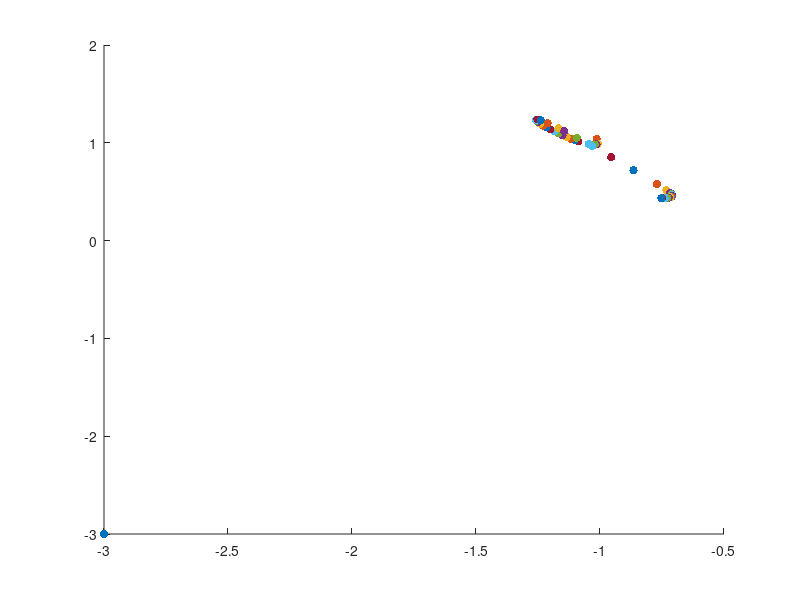

This chart was generated by the following MATLAB code:
function test_K_slack_gh()
% test the cubic K function on linear constrained problems
% min f(x)
% s.t h(x) = 0
%     g(x) <= 0

% % ----------  matlab  ---------
% x0 = [-1,1]; % Make a starting guess at the solution
% options = optimoptions(@fmincon,'Algorithm','sqp');
% [x,fval] = fmincon(@objfun,x0,[],[],[],[],[],[],... 
%    @confun,options);


f_size_min = 0.05;             
f_size_max = 5;                
dmu_min = -0.9; 
dmu_max = -0.01; 
delta_bar = 1;                 % simpler problem, large delta_bar
phi_bar = 5/180*pi;            

% Brown Zingg: mu: 1 -> 0 (used here);   Watson : mu: 0 -> 1
mu = 1.0;   
x0 = [-1; 1];           
s0 = 2; 
lamg0 = 0;
lamh0 = 0; 
x = [-3; -3];  
s = 1; 
lamg = 1;
lamh = 1; 

nx = length(x);
ns = length(s);    % inequality constraints
ng = length(lamg);    % inequality constraints
nh = length(lamh);    % equality constraints

K0 = obj_K(x, s, lamg, lamh, mu); 
normK = norm(K0,Inf); 
K0_tol = normK*1e-6; 
% solving the Cubic homotopy using hometopy continuation 
% with mu 1 -> 0, the same method as in David Brown's paper
step_size = 0.05;               
outer_iter = 0; 
inner_iter = 0; 

x_hist = [];   lamg_hist = [];   lamh_hist = [];
x_hist = [x_hist, x];
lamg_hist = [lamg_hist, lamg]; 
lamh_hist = [lamh_hist, lamh];

figure('Name', 'Lam Path')
hold on 
scatter(x(1), x(2),[],'filled')
% scatter(lam(1), lam(2),[],'filled')


while mu > 0.0
     outer_iter = outer_iter + 1; 
    
     % predictor direction
     [Homo, dHdx, dHdmu] = obj_homo(x, s, lamg, lamh, mu, x0, s0, lamg0, lamh0); 
     
     dxdmu = gmres(dHdx, dHdmu, [], 0.5);
     % dxdmu = dHdx \ dHdmu
     tau = [dxdmu; -1];    
     t = tau./norm(tau);             % normalized Newton step
  
     if outer_iter > 1
        % step length calculation
        delta = norm(x - x_p0); 
        phi = acos(t'*tsave); 
        
        f_size = max(sqrt(delta/delta_bar), phi/phi_bar); 
        f_size = max(f_size_min, f_size); 
        f_size = min(f_size_max, f_size); 
        step_size = step_size/f_size; 
       
     end
    
    tsave = t; 
    
    x = x + step_size.*t(1:nx);
    s = s + step_size.*t(nx+1:nx+ns);
    lamg = lamg + step_size.*t(nx+ns+1:nx+ns+ng);
    lamh = lamh + step_size.*t(nx+ns+ng+1:end-1);
    dmu = step_size.*t(end); 
    dmu = max(dmu_min, dmu);
    dmu = min(dmu_max, dmu);    
    mu = mu + dmu; 
    
    mu = max(0.0, mu); 
    
    [Homo, dHdx, dHdmu] = obj_homo(x, s, lamg, lamh, mu, x0, s0, lamg0, lamh0); 
    % lam = solve_lam(mu,x,b0,c0, lam);
    
    normH = norm(Homo);
    inner_tol = normH*0.1;     % 0.1 is best choice for cubic complementary
    
    x_p0 = x;     
     
    % corrector
    newton_iter = 0; 
    while (normH > inner_tol) && (newton_iter < 20)
        newton_iter = newton_iter + 1; 
        inner_iter = inner_iter + 1; 
        % dx = -dHdx\Homo;
        dx = -gmres(dHdx, Homo);
        x = x + dx(1:nx);
        s = s + dx(nx+1:nx+ns); 
        lamg = lamg + dx(nx+ns+1:nx+ns+ng); 
        lamh = lamh + dx(nx+ns+ng+1:end); 
        
        [Homo, dHdx, dHdmu] = obj_homo(x, s, lamg, lamh, mu, x0, s0, lamg0, lamh0); 
        normH = norm(Homo);
    end 
    
    K = obj_K(x, s, lamg, lamh, mu); 
    normK = norm(K,Inf); 

    if normK < K0_tol
        break
    end
    
    x_hist = [x_hist, x];
    lamg_hist = [lamg_hist, lamg]; 
    hold on 
    scatter(x(1), x(2),[],'filled')
    
    % scatter(lam(1), lam(2),[],'filled')
    % updating a is not helping here... 
    
end

% c = linspace(1,10,size(x_hist,2));
% scatter(x_hist(1,:), x_hist(2,:), [],c,'filled')
x
mu
outer_iter
inner_iter
end

function K = obj_K(x, s, lamg, lamh, mu)
[f, df, hf] = objfun(x);
[g, h, dg, dh, hg, hh] = confun(x); 

lag_grad = df + dg*lamg + dh*lamh; 

e = ones(size(lamg)); 
K = [lag_grad;
     s.*lamg;   
     g + s;
     h]; 
end

function [Homo, dHdxsl, dHdmu] = ...
    obj_homo(x, s, lamg, lamh, mu, x0, s0, lamg0, lamh0)

[f, df, hf] = objfun(x);
[g, h, dg, dh, hg, hh] = confun(x); 

lag_grad = df + dg*lamg + dh*lamh; 
lag_hess = hf; 
for j = 1:length(g)
    lag_hess = lag_hess + lamg(j).*hg{j};
end
for j = 1:length(h)
    lag_hess = lag_hess + lamh(j).*hh{j};
end


K1 = (1-mu).*lag_grad + mu.*(x-x0);
dK1dx = (1-mu).*lag_hess + mu.*eye(length(x));
dK1ds = zeros(length(K1), length(s));
dK1dlamg = (1-mu).*dg; 
dK1dlamh = (1-mu).*dh; 
dK1dmu = -lag_grad + (x-x0);

e = ones(size(lamg)); 

K2 = (1-mu).*(s.*lamg) + mu.*(s-s0); 
dK2dx = zeros(length(lamg), length(x));
dK2ds = (1-mu).*diag(lamg) + mu.*eye(length(s)); 
dK2dlamg = (1-mu).*diag(s);    
dK2dlamh = zeros(length(K2), length(lamh));
dK2dmu = -s.*lamg + (s-s0); 

K3 = (1-mu).*(g+s) - mu.*(lamg - lamg0); 
dK3dx = (1-mu).*dg'; 
dK3ds = (1-mu).*eye(length(K3)); 
dK3dlamg = -mu.*eye(length(lamg)); 
dK3dlamh = zeros(length(K3),length(lamh));
dK3dmu = -(g+s) - (lamg-lamg0); 

K4 = (1-mu).*h - mu.*(lamh - lamh0); 
dK4dx = (1-mu).*dh';
dK4ds = zeros(length(K4),length(s));
dK4dlamg = zeros(length(K4),length(lamg));
dK4dlamh = -mu.*eye(length(lamh));
dK4dmu = -h - (lamh - lamh0); 

Homo = [K1;
        K2;
        K3;
        K4];    
dHdxsl = [dK1dx, dK1ds, dK1dlamg, dK1dlamh;
          dK2dx, dK2ds, dK2dlamg, dK2dlamh;  
          dK3dx, dK3ds, dK3dlamg, dK3dlamh;
          dK4dx, dK4ds, dK4dlamg, dK4dlamh];
dHdmu = [dK1dmu;
         dK2dmu;
         dK3dmu;
         dK4dmu]; 
end


%{
function [f,df,hf] = objfun(x)
% note: the constraint x >= 0 is assimilated into func: obj_homo

% initial x0, x is critical
% % first problem
% x0 = [2;2]; 
% x = [3; 3];     % find the solution to the 1e-4 precision

% f = 1/2*(x(1) + 1)^2  + 1/2*(x(2) + 1)^2;
% df = [x(1) + 1;
%      x(2) + 1];
% hf = [1,0;
%      0,1];  

 
% x0 = [0.6;4];       % x0, is critical
% x = [2; 2];         % strangely, this is not as robust as assumed
                      % can you find out the reason why?
                      % some x0, x will work; others doesn't? 
f = (x(1) + 1)*(x(1) - 2)  + (x(2) - 1)*(x(2) + 2);
df = [2*x(1)-1;
     2*x(2)+1];
hf = [2,0;
     0,2];
 
end

function [g, dg, hg] = confun(x)
% x0 = [0.8; 0.9];       % x0, is critical
% lam0 = [0.1;0.1];      % here g<=0
% x = [4; 3];   
% lam = [1; 1];

A = [1,0;
     0,1];
b = [0;0];

g = -(A*x - b); 
dg = -A; 
hg = cell(1, length(g)); 
hg{1} = zeros(length(x));
hg{2} = zeros(length(x));

end
%}




function [f,df,hf] = objfun(x)
% solution
% x = -0.7529    0.4332
% fval = 1.5093

f = exp(x(1))*(4*x(1)^2+2*x(2)^2+4*x(1)*x(2)+2*x(2)+1);

df = zeros(2,1);
hf = zeros(2,2);
df(1,1) = exp(x(1))*(4*x(1)^2 + 2*x(2)^2 + 4*x(1)*x(2) + 2*x(2) + 1) + ...
    exp(x(1))*(8*x(1) + 4*x(2)); 
df(2,1) = exp(x(1))*(4*x(2) + 4*x(1) +2);

hf(1,1) = df(1,1) + exp(x(1))*(8*x(1) + 4*x(2)) + exp(x(1))*8;
hf(1,2) = df(2,1) + exp(x(1))*(4);
hf(2,1) = df(2,1) + exp(x(1))*(4);
hf(2,2) = exp(x(1))*(4);

end

function [g, h, dg, dh, hg, hh] = confun(x)
% g, dg, hg: inequality values, gradients, hessians
% h, dh, hh: equality values, gradients, hessians
% matlab  : g<0         
% Nonlinear inequality constraints <=0  for matlab
g = -x(1)*x(2) - 10;
dg = [-x(2)
      -x(1)];
hg = cell(1, length(g)); 
hg{1} = [0,-1;-1,0];


% Nonlinear equality constraints
h = x(1)^2 + x(2) - 1;
dh = [2*x(1);
      1]; 
hh{1} = [2,0;
         0,0];
end
